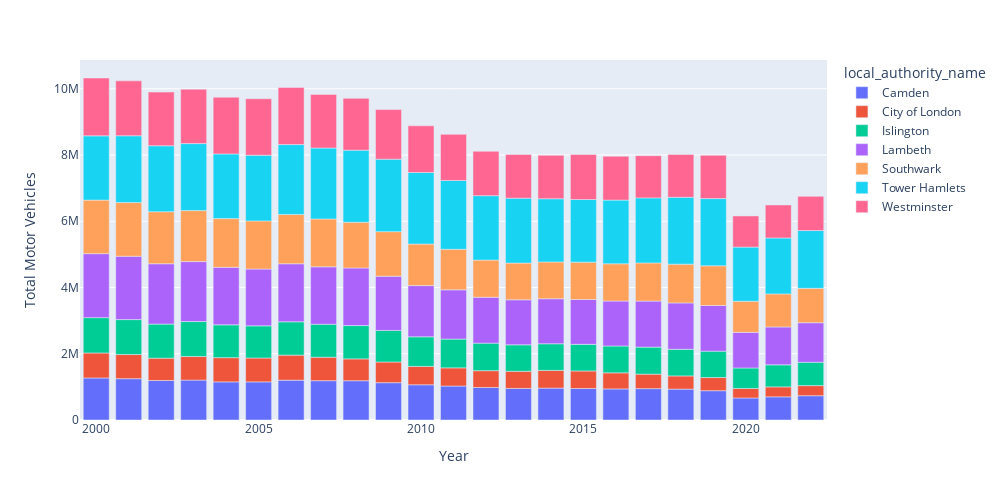

Write notebook code for a chart like this one.
### Code cell
# Assuming df_traffic is your DataFrame
data_new = df_congestion_new.groupby(["local_authority_name", "year"])["all_motor_vehicles"].sum().reset_index()

fig = px.bar(data_new, x="year", y="all_motor_vehicles", color="local_authority_name",
             labels={"all_motor_vehicles": "Total Motor Vehicles", "year": "Year"})
fig.update_layout(autosize=False,
    width=1000,
    height=500,)

fig.show()

### Figure 1 — Plotly figure (JSON) as saved in the notebook; plotly's stock layout.template omitted (floating-point values rounded to 4 significant figures)
{"data": [{"alignmentgroup": "True", "hovertemplate": "local_authority_name=Camden<br>Year=%{x}<br>Total Motor Vehicles=%{y}<extra></extra>", "legendgroup": "Camden", "marker": {"color": "#636efa", "pattern": {"shape": ""}}, "name": "Camden", "offsetgroup": "Camden", "orientation": "v", "showlegend": true, "textposition": "auto", "type": "bar", "x": [2000, 2001, 2002, 2003, 2004, 2005, 2006, 2007, 2008, 2009, 2010, 2011, 2012, 2013, 2014, 2015, 2016, 2017, 2018, 2019, 2020, 2021, 2022], "xaxis": "x", "y": [1269454, 1247698, 1193211, 1204475, 1150915, 1150737, 1203319, 1186941, 1186141, 1126682, 1063786, 1026080, 981596, 954021, 963028, 951955, 938238, 947083, 932754, 884748, 664807, 699568, 733237], "yaxis": "y"}, {"alignmentgroup": "True", "hovertemplate": "local_authority_name=City of London<br>Year=%{x}<br>Total Motor Vehicles=%{y}<extra></extra>", "legendgroup": "City of London", "marker": {"color": "#EF553B", "pattern": {"shape": ""}}, "name": "City of London", "offsetgroup": "City of London", "orientation": "v", "showlegend": true, "textposition": "auto", "type": "bar", "x": [2000, 2001, 2002, 2003, 2004, 2005, 2006, 2007, 2008, 2009, 2010, 2011, 2012, 2013, 2014, 2015, 2016, 2017, 2018, 2019, 2020, 2021, 2022], "xaxis": "x", "y": [754350, 729158, 674135, 711906, 731443, 721095, 754919, 708440, 659350, 624205, 555187, 548563, 507501, 517215, 534956, 529061, 486096, 437525, 398287, 397368, 287240, 300269, 305210], "yaxis": "y"}, {"alignmentgroup": "True", "hovertemplate": "local_authority_name=Islington<br>Year=%{x}<br>Total Motor Vehicles=%{y}<extra></extra>", "legendgroup": "Islington", "marker": {"color": "#00cc96", "pattern": {"shape": ""}}, "name": "Islington", "offsetgroup": "Islington", "orientation": "v", "showlegend": true, "textposition": "auto", "type": "bar", "x": [2000, 2001, 2002, 2003, 2004, 2005, 2006, 2007, 2008, 2009, 2010, 2011, 2012, 2013, 2014, 2015, 2016, 2017, 2018, 2019, 2020, 2021, 2022], "xaxis": "x", "y": [1066867, 1054706, 1029108, 1056468, 991019, 971619, 1006803, 996169, 1005566, 953651, 892953, 868772, 831753, 798345, 803229, 803889, 810791, 816197, 803884, 796390, 618529, 665208, 704865], "yaxis": "y"}, {"alignmentgroup": "True", "hovertemplate": "local_authority_name=Lambeth<br>Year=%{x}<br>Total Motor Vehicles=%{y}<extra></extra>", "legendgroup": "Lambeth", "marker": {"color": "#ab63fa", "pattern": {"shape": ""}}, "name": "Lambeth", "offsetgroup": "Lambeth", "orientation": "v", "showlegend": true, "textposition": "auto", "type": "bar", "x": [2000, 2001, 2002, 2003, 2004, 2005, 2006, 2007, 2008, 2009, 2010, 2011, 2012, 2013, 2014, 2015, 2016, 2017, 2018, 2019, 2020, 2021, 2022], "xaxis": "x", "y": [1931583, 1912561, 1821586, 1809710, 1736471, 1713995, 1751932, 1733362, 1739404, 1637034, 1545423, 1486885, 1386037, 1359826, 1359981, 1352978, 1356491, 1389182, 1399925, 1379012, 1075938, 1143808, 1194018], "yaxis": "y"}, {"alignmentgroup": "True", "hovertemplate": "local_authority_name=Southwark<br>Year=%{x}<br>Total Motor Vehicles=%{y}<extra></extra>", "legendgroup": "Southwark", "marker": {"color": "#FFA15A", "pattern": {"shape": ""}}, "name": "Southwark", "offsetgroup": "Southwark", "orientation": "v", "showlegend": true, "textposition": "auto", "type": "bar", "x": [2000, 2001, 2002, 2003, 2004, 2005, 2006, 2007, 2008, 2009, 2010, 2011, 2012, 2013, 2014, 2015, 2016, 2017, 2018, 2019, 2020, 2021, 2022], "xaxis": "x", "y": [1617121, 1621336, 1570936, 1540659, 1471116, 1453167, 1487634, 1444502, 1379529, 1345808, 1254254, 1224596, 1120704, 1108509, 1110473, 1127691, 1124334, 1152460, 1170912, 1198226, 939026, 998268, 1037842], "yaxis": "y"}, {"alignmentgroup": "True", "hovertemplate": "local_authority_name=Tower Hamlets<br>Year=%{x}<br>Total Motor Vehicles=%{y}<extra></extra>", "legendgroup": "Tower Hamlets", "marker": {"color": "#19d3f3", "pattern": {"shape": ""}}, "name": "Tower Hamlets", "offsetgroup": "Tower Hamlets", "orientation": "v", "showlegend": true, "textposition": "auto", "type": "bar", "x": [2000, 2001, 2002, 2003, 2004, 2005, 2006, 2007, 2008, 2009, 2010, 2011, 2012, 2013, 2014, 2015, 2016, 2017, 2018, 2019, 2020, 2021, 2022], "xaxis": "x", "y": [1941156, 2016936, 1991357, 2022795, 1953156, 1984072, 2111648, 2143087, 2178388, 2187743, 2161636, 2077687, 1945683, 1960759, 1908754, 1891266, 1923135, 1963727, 2018227, 2029682, 1634467, 1688306, 1744856], "yaxis": "y"}, {"alignmentgroup": "True", "hovertemplate": "local_authority_name=Westminster<br>Year=%{x}<br>Total Motor Vehicles=%{y}<extra></extra>", "legendgroup": "Westminster", "marker": {"color": "#FF6692", "pattern": {"shape": ""}}, "name": "Westminster", "offsetgroup": "Westminster", "orientation": "v", "showlegend": true, "textposition": "auto", "type": "bar", "x": [2000, 2001, 2002, 2003, 2004, 2005, 2006, 2007, 2008, 2009, 2010, 2011, 2012, 2013, 2014, 2015, 2016, 2017, 2018, 2019, 2020, 2021, 2022], "xaxis": "x", "y": [1745667, 1657205, 1621501, 1642273, 1710994, 1705930, 1726155, 1618069, 1562906, 1498295, 1408424, 1392042, 1340734, 1319797, 1312672, 1360915, 1325062, 1274602, 1295407, 1305636, 940702, 996615, 1034174], "yaxis": "y"}], "layout": {"autosize": false, "barmode": "relative", "height": 500, "legend": {"title": {"text": "local_authority_name"}, "tracegroupgap": 0}, "margin": {"t": 60}, "width": 1000, "xaxis": {"anchor": "y", "domain": [0, 1], "title": {"text": "Year"}}, "yaxis": {"anchor": "x", "domain": [0, 1], "title": {"text": "Total Motor Vehicles"}}}}
